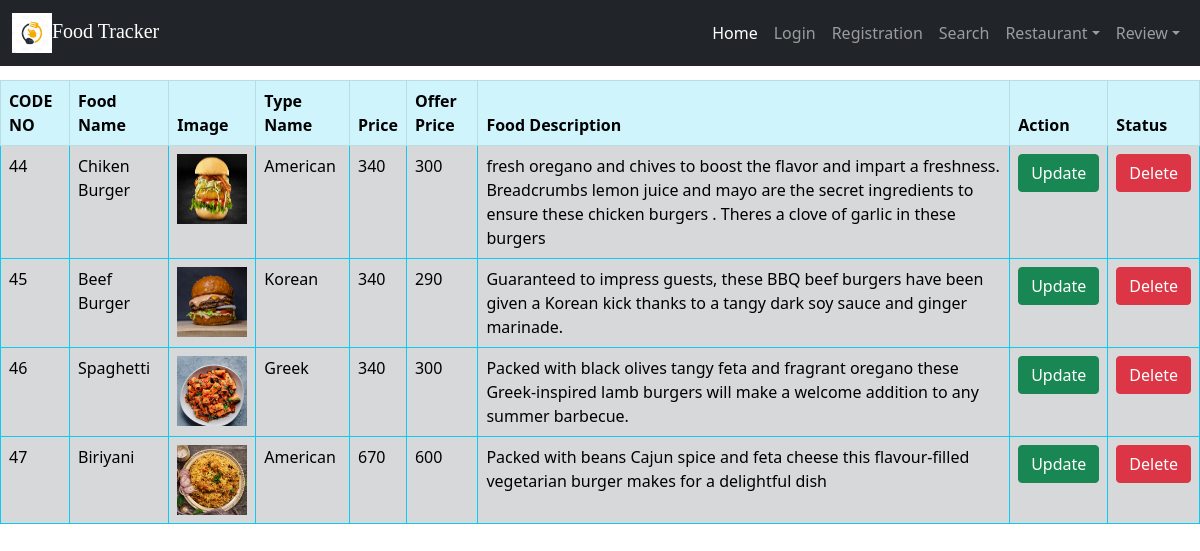
Screenshot of /view_takeout_food.php with the database file from the repository.
### tables this page shows
CREATE TABLE `Takeout` (
  `id` int(11) NOT NULL,
  `code_no` varchar(255) NOT NULL,
  `food_name` varchar(250) NOT NULL,
  `image_name` varchar(255) NOT NULL,
  `typ_name` varchar(250) NOT NULL,
  `food_desc` varchar(255) NOT NULL,
  `price` float NOT NULL,
  `offer_price` float NOT NULL,
  `origin` varchar(250) NOT NULL
);

### view_takeout_food.php (the view, shortened to what this page needs)
<!DOCTYPE html>
<html lang="en">
<head>
    <link rel="stylesheet" href="css/bootstrap.min.css">
</head>
<body>
    <?php
    include('include/nav_bar.php');
    ?>
    <div style="margin-top: 80px;">
        <?php
        $sql = "SELECT * FROM Takeout";
        if ($result = mysqli_query($conn, $sql)) {
            if (mysqli_num_rows($result) > 0) {
        ?>
                <div class="table-responsive">
                    <table class="table table-secondary table-hover table-bordered border-info table-striped">
                        <thead class="table-info">
                            <tr>
                                <th>CODE NO</th>
                                <th>Food Name</th>
                                <th>Image</th>
                                <th>Type Name</th>
                                <th>Price</th>
                                <th>Offer Price</th>
                                <th>Food Description</th>
                                <th>Action</th>
                                <th>Status</th>
                            </tr>
                        </thead>
                        <tbody>
                            <?php while ($row = mysqli_fetch_array($result)) { ?>
                                <tr>
                                    <td><?php echo $row['code_no']; ?></td>
                                    <td><?php echo $row['food_name']; ?></td>
                                    <td><img src="upload/<?php echo $row['image_name']; ?>" alt="book image" width="70px" height="70px"></td>
                                    <td><?php echo $row['typ_name']; ?></td>
                                    <td><?php echo $row['price']; ?></td>
                                    <td><?php echo $row['offer_price']; ?></td>
                                    <td><?php echo $row['food_desc']; ?></td>
                                    <td><a href="update_product.php?store=<?php echo $row['origin']; ?>&&update=<?php echo $row['id']; ?>" class="btn btn-success">Update</a></td>
                                    <td><a href="update_product.php?store=<?php echo $row['origin']; ?>&&delete=<?php echo $row['id']; ?>" class="btn btn-danger">Delete</a></td>
                                </tr>
                        </tbody>
                    <?php } ?>
                    </table>
                </div>
        <?php
            } else {
                echo "No record Matching";
            }
        } else {
            echo "Error:Could not able to execure $sql." . mysqli_error($conn);
        }
        ?>
</body>
</html>

### rows the page displays
takeout: code_no "44", food_name "Chiken Burger", image_name (picture), typ_name "American", price "340", offer_price "300", food_desc "fresh oregano and chives to boost the flavor and impart a freshness. Breadcrumbs lemon juice and mayo are the secret ingredients to ensure these chicken burgers . Theres a clove of garlic in these burgers"
takeout: code_no "45", food_name "Beef Burger", image_name (picture), typ_name "Korean", price "340", offer_price "290", food_desc "Guaranteed to impress guests, these BBQ beef burgers have been given a Korean kick thanks to a tangy dark soy sauce and ginger marinade."
takeout: code_no "46", food_name "Spaghetti", image_name (picture), typ_name "Greek", price "340", offer_price "300", food_desc "Packed with black olives tangy feta and fragrant oregano these Greek-inspired lamb burgers will make a welcome addition to any summer barbecue."
takeout: code_no "47", food_name "Biriyani", image_name (picture), typ_name "American", price "670", offer_price "600", food_desc "Packed with beans Cajun spice and feta cheese this flavour-filled vegetarian burger makes for a delightful dish"
